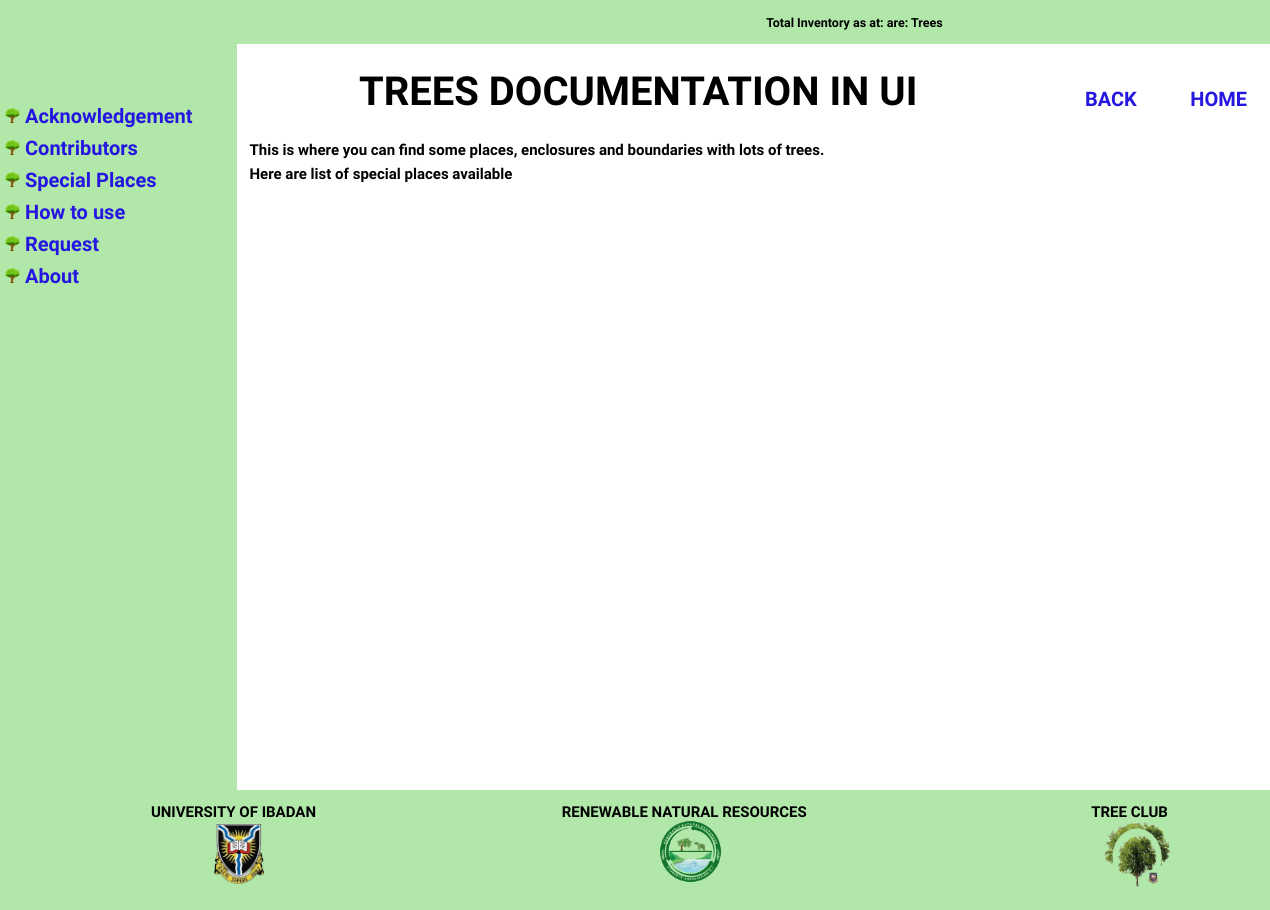
/special/, run on an earlier commit of the app's database.
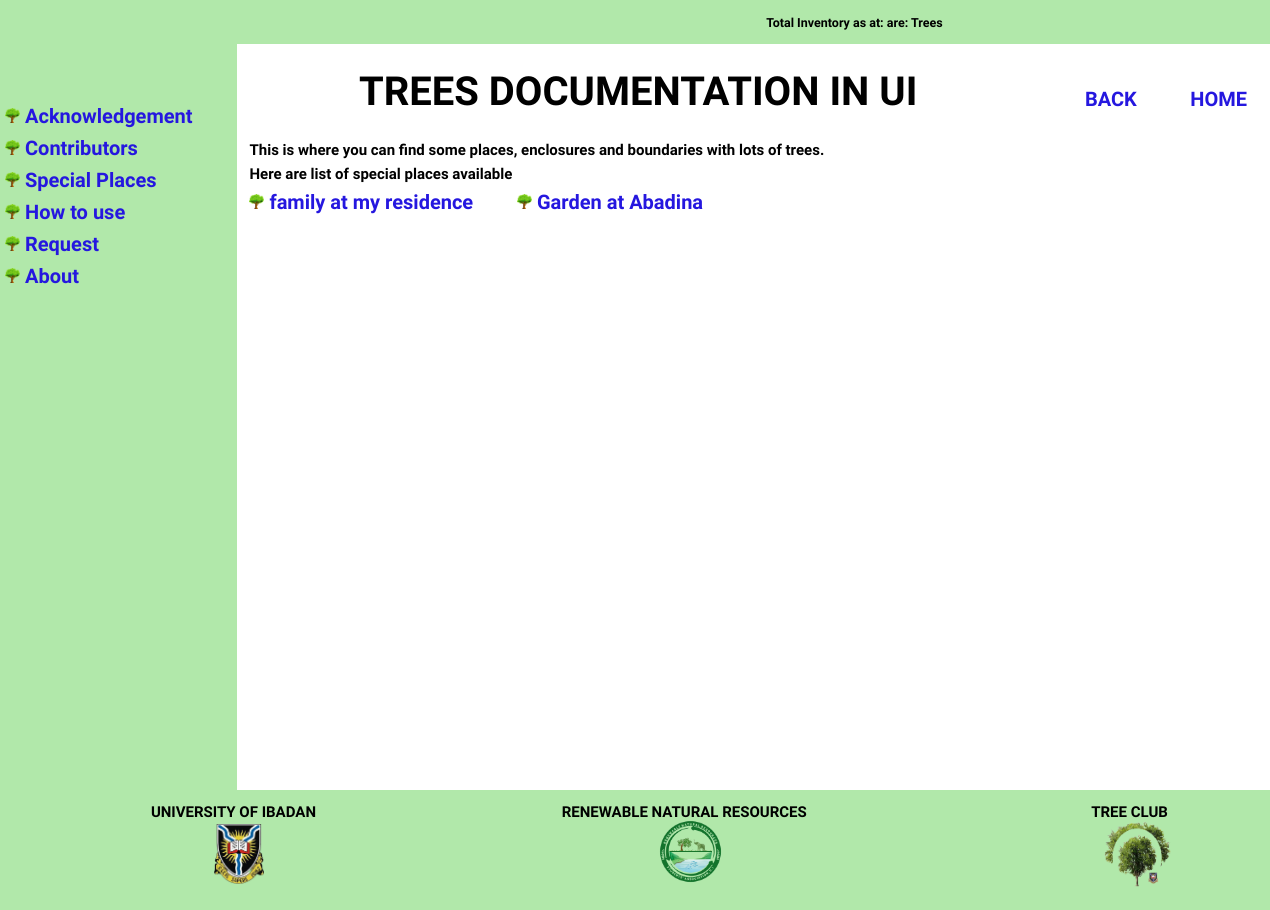
And on a later commit of the database.
### specialplaces/models.py (models this page shows)
class SpecialPlace(models.Model):
    tree_specie_found = models.ManyToManyField(Tree)
    tree_count = models.IntegerField(
        default=0,
        validators=[MinValueValidator(1)]
    )
    tree_picture = models.ImageField(upload_to='images/%Y/%m/%d/')
    tree_picture2 = models.ImageField(upload_to='images/%Y/%m/%d/', null=True, blank=True)
    tree_picture3 = models.ImageField(upload_to='images/%Y/%m/%d/', null=True, blank=True)
    special_place_name = models.CharField(max_length=100, null=True, blank=True)
    location_name = models.CharField(max_length=80)
    location_description = models.TextField()
    coordinates = models.CharField(max_length=30, null=True, blank=True)
    latitude = models.CharField(max_length=30, null=True, blank=True)
    longitude = models.CharField(max_length=30, null=True, blank=True)
    time_now = models.DateTimeField(auto_now=True)
    def __str__(self):
        ret_val = self.special_place_name + ' at ' + self.location_name
        return ret_val

### specialplaces/views.py (the view)
# urls.py: path('', views.Special.as_view(), name='special'),
class Special(View):
    template_name = 'specialplaces/specialplaces.html'
    def get(self, request):
        places = SpecialPlace.objects.all()
        context = {
            'places': places
        }
        return render(request, self.template_name, context)

### specialplaces/templates/specialplaces/specialplaces.html
{% extends 'base/base.html' %}
{% block content %}
<p>
    This is where you can find some places, enclosures and boundaries with lots of trees.
</p>
<p>
    Here are list of special places available
</p>
{% for place in places %}
<a href="{% url 'special:details' place.id %}"> <li>{{ place }}</li></a>
{% endfor %}
{% endblock  %}

### home/templates/base/base.html (shortened to what this page needs)
<!DOCTYPE html>
{% load static %}
<html lang="en">
<head>
    <link rel="stylesheet" href="https://cdnjs.cloudflare.com/ajax/libs/font-awesome/5.15.1/css/all.min.css">
    <link rel="stylesheet" href="{% static 'styles/style.css' %}" />
    <link rel="stylesheet" href="{% static 'styles/hamburger.css' %}" media="only screen and (max-width: 800px)"/>
</head>
<body>
    <aside id="aside">
        <ul>
            <li><a href="{% url 'home:acknowledgement' %}">Acknowledgement</a></li>
            <li><a href="{% url 'home:contributors' %}">Contributors</a></li>
            <li><a href="{% url 'special:special' %}">Special Places</a></li>
            <li><a href="{% url 'home:how-to-use' %}">How to use</a></li>
            <li><a href="">Request</a></li>
            <li><a href="{% url 'home:about' %}">About</a></li>
        </ul>
    </aside>
    <div>
        <section id="section-count">
            <div>
                <small>
                <span>Total Inventory as at: </span>
                <span>are:</span>
                <span>Trees</span>
                </small>
            </div>
        </section>
        <nav>
            <div id="doc-ham">
                <span>TREES DOCUMENTATION IN UI</span>
            </div>
            <div>
                <a href="{{ request.META.HTTP_REFERER }}">BACK</a>
                <a href="{% url 'home:home' %}">HOME</a>
            </div>
        </nav>
    {% block content %}
    {% endblock %}
    </div>
    <footer id="base-footer">
        <div>
            <div class="center"> UNIVERSITY OF IBADAN
                <div>
                    <img width="50" height="" src="{% static 'images/icons/UI_logo2.png' %}" alt="UI">
                </div>
            </div>
            <div class="center">RENEWABLE NATURAL RESOURCES
                <div>
                    <img style="margin-top: -15px; " width="85" height="" src="{% static 'images/icons/RNR_logo2.png' %}" alt="UI">
                </div>
            </div>
            <div class="center">TREE CLUB
                <div>
                    <img style="margin-top: -5px; "  width="" height="80" src="{% static 'images/icons/TREE_CLUB2.png' %}" alt="UI">
                </div>
            </div>
        </div>
    </footer>
</body>
</html>

### static/styles/style.css (style rules this page uses)
:root { --color-main: #2517df; --color-main-light: #e1f6fb; --color-dark: #3f4156; --color-dark-medium: #51546e; --color-dark-light: #696d97; --color-light: #b1e8aa; --color-gray: #8b8b8b; --color-light-gray: #b2bdbd; --color-bg: #2d2d39; --color-success: #5dd693; --color-error: #fc4b0b; }
* { font-family: 'Hahmlet', serif; margin: 0; padding: 0; box-sizing: border-box; text-rendering: optimizeLegibility; font-weight: 800; }
html { font-size: 56.25%; }
@media only screen and (min-width: 1200px) { html { font-size: 62.5%; padding-top: 0rem; width: 100%; margin: auto; margin-left: 0px; } }
body { line-height: 1.6; font-weight: 400; font-size: 1.5rem; padding-top: 6rem; background-color: white; display: grid; grid-template-columns: 2.3fr 10fr; overflow-x: hidden; }
.center { text-align: center; }
body div { margin-left: 12px; }
aside { left: 0px; padding: 3rem; height: 100vh; background-color: var(--color-light); margin-top: -70px; padding-top: 100px; }
li { list-style-type: none; }
li::before { content: ''; display: inline-block; height: 15px; width: 15px; background-size: 15px; background-image: url('../images/icons/icon_tree.png'); background-repeat: no-repeat; margin-right: 5px; }
aside ul { padding-top: 10rem; left: 0px; top: 0px; position: fixed; height: 100%; background-color: var(--color-light); width: 18.7%; }
aside > ul li { margin-left: 2rem; list-style-position: inside; }
#section-count { margin-top: -6rem !important; width: 100%; margin: auto; display: flex; justify-content: center; position: fixed; padding: 10px; background-color: var(--color-light); margin-left: -30px; }
a { display: inline-block; color: var(--color-main); text-decoration: none; font-size: 2rem; }
nav { display: grid; grid-template-columns: 3fr 1fr; font-size: 3rem; }
nav div:nth-child(1) { text-align: center; font-size: 4rem; }
nav div:nth-child(2) { text-align: end; }
nav div:nth-child(2) a { padding: 2.3rem; }
li { color: var(--color-main); padding-right: 40px; }
footer { height: 1vh; margin-top: 40px; }
footer#base-footer { position: relative; grid-column: 1/3; background-color: var(--color-light); height: 12rem; width: 105%; margin-top: 0px; margin-right: -20px; padding: 1rem; margin-bottom: -20px; }
footer#base-footer > div { display: flex; justify-content: space-around; flex-wrap: wrap; }
@media screen and (min-width: 1200px) and (max-width: 1285px) { aside > ul li { padding: 0px; margin-left: 5px; } }

What changed in the data, as far as the page shows it:
added SpecialPlace: special_place_name+location_name "family at my residence"
added SpecialPlace: special_place_name+location_name "Garden at Abadina"
